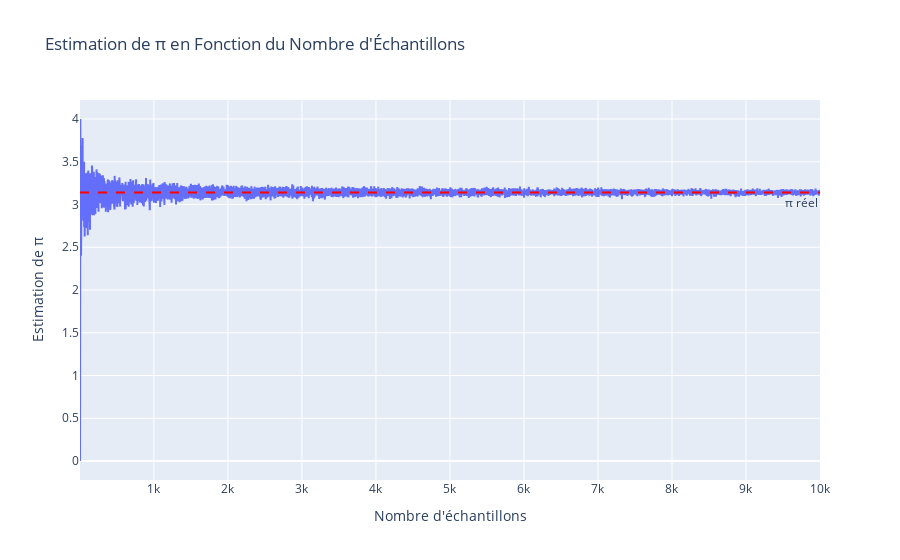
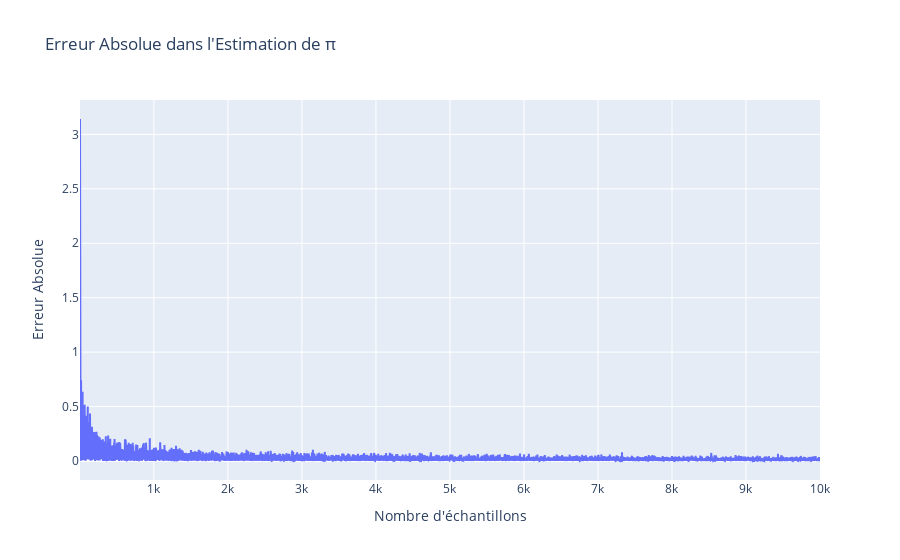

The code cell stored with these charts, in order, in its notebook:
### Markdown cell above
On rappelle que $\pi$ est égal à la surface d'un cercle de rayon 1, i.e.
$$ \pi = \int_{-1}^1 \int_{-1}^1 \mathbb{1}_{x^2 + y^2 \leq 1}(x,y) dx dy.$$

Ce qui peut se réécrire comme
$$ \pi = 4 \int_{-1}^1 \int_{-1}^1 \mathbb{1}_{x^2 + y^2 \leq 1}(x,y) p(x) p(y) dx dy.$$
Où $p(x)$ et $p(y)$ sont les densités de la loi uniforme sur $[-1,1]$.

* En déduire l'estimateur de Monte Carlo de $\pi$.
* Représenter l'évolution de la valeur de l'estimation par Monte Carlo de $\pi$ en fonction du nombre d'échantillons (aller jusqu'à 10000). Quel résultat mathématique fondamental est-on en train d'illustrer ?
* (Bonus) - Faire 100 simulations de l'estimation par Monte Carlo de $\pi$ avec $N = 1000$ échantillons, et vérifier le résultat de convergence en loi de l'estimateur MC donné par le TCL.

### Code cell
import plotly.graph_objects as go
def estimate_pi_monte_carlo(num_samples):
    x = np.random.uniform(-1, 1, num_samples)
    y = np.random.uniform(-1, 1, num_samples)

    # Calcul du nombre de points à l'intérieur du cercle
    inside_circle = (x**2 + y**2) <= 1
    nb_inside_circle = np.sum(inside_circle)

    # Estimation de pi en calculant 4 fois le ratio entre les points à l'intérieur du cercle et le nb de points total 
    pi_estimate = 4 * nb_inside_circle / num_samples
    return pi_estimate

# Évolution de l'estimation de pi en fonction du nombre d'échantillons
num_samples_list = range(1, 10001)
pi_estimates = [estimate_pi_monte_carlo(n) for n in num_samples_list]

# Calcul de l'erreur absolue dans l'estimation de pi pour chaque taille d'échantillon
pi_errors = np.abs(np.array(pi_estimates) - np.pi)

# Graphique pour l'estimation de π
fig_pi = go.Figure()
fig_pi.add_trace(go.Scatter(x=list(num_samples_list), y=pi_estimates, mode='lines', name='Estimation de π'))
fig_pi.add_hline(y=np.pi, line_dash="dash", line_color="red", annotation_text="π réel", annotation_position="bottom right")
fig_pi.update_layout(
    title="Estimation de π en Fonction du Nombre d'Échantillons",
    xaxis_title="Nombre d'échantillons",
    yaxis_title="Estimation de π"
)
fig_pi.show()

# Graphique pour l'erreur dans l'estimation de π
fig_error = go.Figure()
fig_error.add_trace(go.Scatter(x=list(num_samples_list), y=pi_errors, mode='lines', name='Erreur Absolue'))
fig_error.update_layout(
    title="Erreur Absolue dans l'Estimation de π",
    xaxis_title="Nombre d'échantillons",
    yaxis_title="Erreur Absolue"
)
fig_error.show()

### Figure 1 — Plotly figure (JSON) as saved in the notebook; plotly's stock layout.template omitted (floating-point values rounded to 4 significant figures; data arrays with more than 128 entries replaced by an {"elided": "..."} marker saying what was removed)
{"data": [{"mode": "lines", "name": "Estimation de π", "type": "scatter", "x": {"elided": "10000 int values"}, "y": {"elided": "10000 float values"}}], "layout": {"annotations": [{"showarrow": false, "text": "π réel", "x": 1, "xanchor": "right", "xref": "x domain", "y": 3.142, "yanchor": "top", "yref": "y"}], "shapes": [{"line": {"color": "red", "dash": "dash"}, "type": "line", "x0": 0, "x1": 1, "xref": "x domain", "y0": 3.142, "y1": 3.142, "yref": "y"}], "title": {"text": "Estimation de π en Fonction du Nombre d'Échantillons"}, "xaxis": {"title": {"text": "Nombre d'échantillons"}}, "yaxis": {"title": {"text": "Estimation de π"}}}}

### Figure 2 — Plotly figure (JSON) as saved in the notebook; plotly's stock layout.template omitted (floating-point values rounded to 4 significant figures; data arrays with more than 128 entries replaced by an {"elided": "..."} marker saying what was removed)
{"data": [{"mode": "lines", "name": "Erreur Absolue", "type": "scatter", "x": {"elided": "10000 int values"}, "y": {"elided": "10000 float values"}}], "layout": {"title": {"text": "Erreur Absolue dans l'Estimation de π"}, "xaxis": {"title": {"text": "Nombre d'échantillons"}}, "yaxis": {"title": {"text": "Erreur Absolue"}}}}
